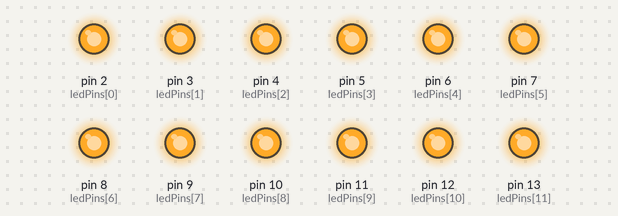
Recording of a sketch running on a simulated Arduino Uno, built with avr-gcc and run on an emulated ATmega328P. Parts: output pins drawn as LEDs (lit = HIGH). Random numbers use the default seed unless the sketch sets one.

Above: at 3.11 s.
At 10.31 s:
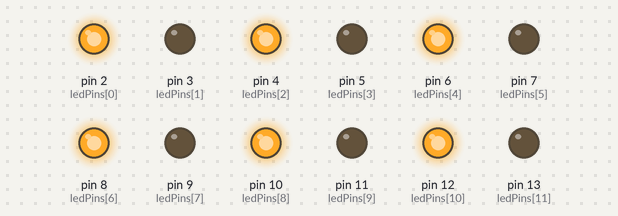
At 13.72 s:
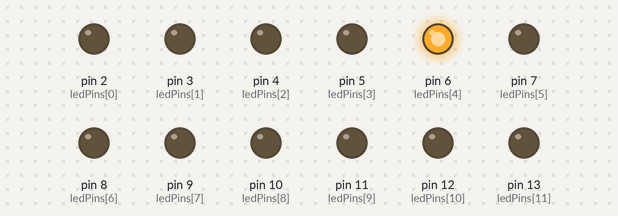
At 17.08 s:
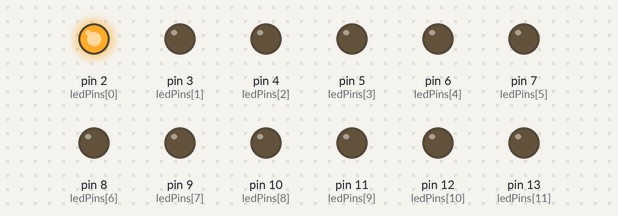
At 29.63 s:
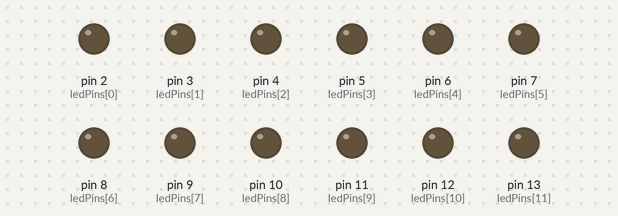
At 36.83 s:
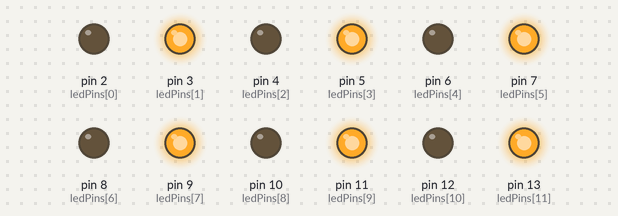
Timing chart, 0 to 40.0 s (numbered marks = the images above):
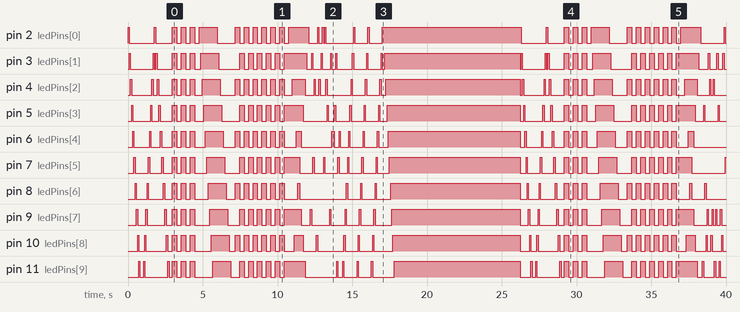

The sketch:

lightingshow2.ino
```cpp
const int ledCount = 12;
const int ledPins[ledCount] = {2,3,4,5,6,7,8,9,10,11,12,13};

void setup() {
  for (int i = 0; i < ledCount; i++) {
    pinMode(ledPins[i], OUTPUT);
  }
}

void loop() {
  patternKnightRider();
  patternChase();
  patternBlinkAll();
  patternWave();
  patternAlternate();
  patternPingPong();
  patternRandomTwinkle();
  patternRaining();
  patternAdvanceGlow();
}

/* ----------- Patterns ----------- */

// 1. Knight Rider
void patternKnightRider() {
  for (int i = 0; i < ledCount; i++) {
    digitalWrite(ledPins[i], HIGH);
    delay(80);
    digitalWrite(ledPins[i], LOW);
  }
  for (int i = ledCount-2; i > 0; i--) {
    digitalWrite(ledPins[i], HIGH);
    delay(80);
    digitalWrite(ledPins[i], LOW);
  }
}

// 2. Chase
void patternChase() {
  for (int i = 0; i < ledCount; i++) {
    digitalWrite(ledPins[i], HIGH);
    delay(100);
    digitalWrite(ledPins[i], LOW);
  }
}

// 3. Blink All
void patternBlinkAll() {
  for (int j = 0; j < 3; j++) {
    for (int i = 0; i < ledCount; i++) digitalWrite(ledPins[i], HIGH);
    delay(300);
    for (int i = 0; i < ledCount; i++) digitalWrite(ledPins[i], LOW);
    delay(300);
  }
}

// 4. Wave
void patternWave() {
  for (int i = 0; i < ledCount; i++) {
    digitalWrite(ledPins[i], HIGH);
    delay(100);
  }
  for (int i = 0; i < ledCount; i++) {
    digitalWrite(ledPins[i], LOW);
    delay(100);
  }
}

// 5. Alternate
void patternAlternate() {
  for (int j = 0; j < 6; j++) {
    // Even ON, Odd OFF
    for (int i = 0; i < ledCount; i++) digitalWrite(ledPins[i], (i%2==0)?HIGH:LOW);
    delay(300);
    // Odd ON, Even OFF
    for (int i = 0; i < ledCount; i++) digitalWrite(ledPins[i], (i%2!=0)?HIGH:LOW);
    delay(300);
  }
}

// 6. Ping-Pong
void patternPingPong() {
  int mid = ledCount / 2;
  for (int step = 0; step < mid; step++) {
    digitalWrite(ledPins[step], HIGH);
    digitalWrite(ledPins[ledCount - 1 - step], HIGH);
    delay(120);
  }
  for (int step = mid - 1; step >= 0; step--) {
    digitalWrite(ledPins[step], LOW);
    digitalWrite(ledPins[ledCount - 1 - step], LOW);
    delay(120);
  }
}

// 7. Random Twinkle
void patternRandomTwinkle() {
  for (int i = 0; i < 25; i++) {
    int randLed = random(ledCount);
    digitalWrite(ledPins[randLed], HIGH);
    delay(80);
    digitalWrite(ledPins[randLed], LOW);
  }
}

// 8. Raining Effect (Top to Bottom)
void patternRaining() {
  for (int drop = 0; drop < 3; drop++) {
    for (int i = ledCount-1; i >= 0; i--) {
      digitalWrite(ledPins[i], HIGH);
      delay(80);
      digitalWrite(ledPins[i], LOW);
    }
  }
}

// 9. Advance Glow (2→13, 2→12, 2→11...)
void patternAdvanceGlow() {
  // Turn OFF all first
  for (int i = 0; i < ledCount; i++) digitalWrite(ledPins[i], LOW);

  for (int end = ledCount-1; end >= 0; end--) {
    for (int i = 0; i <= end; i++) {
      digitalWrite(ledPins[i], HIGH);
      delay(80);
    }
    delay(200);
    // Leave previous LEDs ON
  }

  // Finally clear all
  delay(500);
  for (int i = 0; i < ledCount; i++) digitalWrite(ledPins[i], LOW);
}
```
